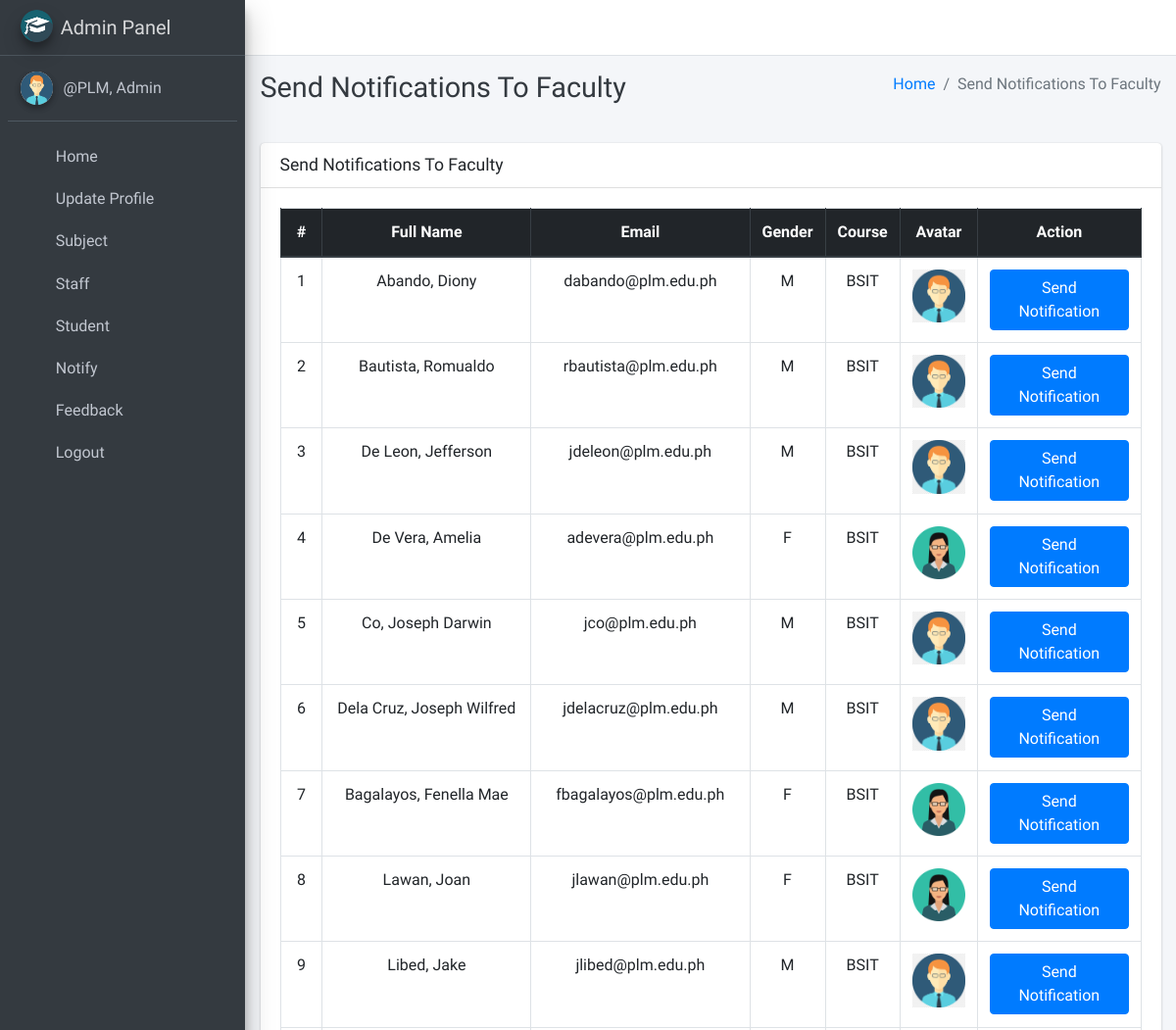
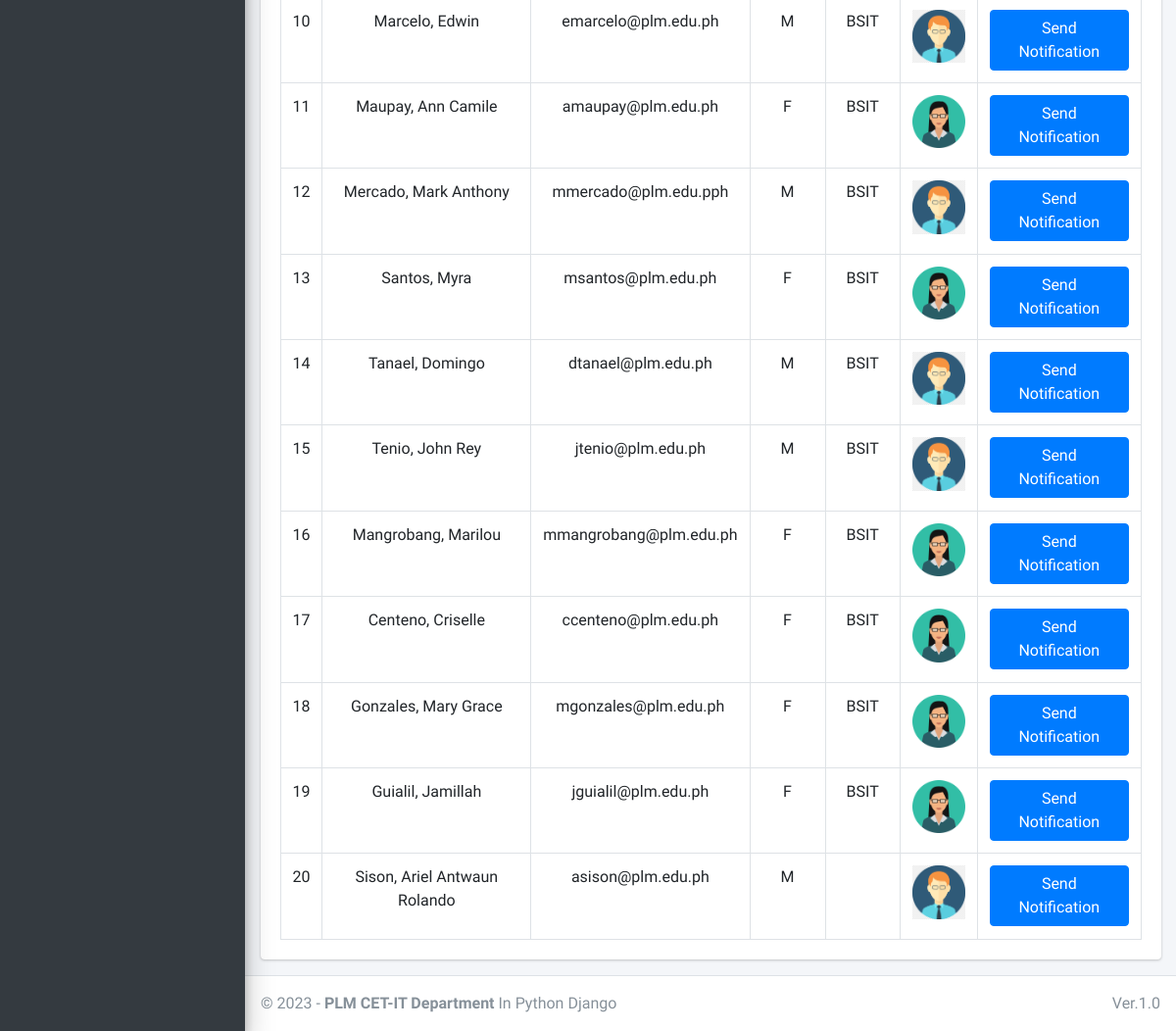
The page /admin_notify_staff (signed in) on the database its author committed (2 pictures, top to bottom).
### main_app/models.py (models this page shows, shortened)
class CustomUser(AbstractUser):
    USER_TYPE = ((1, "HOD"), (2, "Staff"), (3, "Student"))
    GENDER = [("M", "Male"), ("F", "Female")]
    username = None  # Removed username, using email instead
    email = models.EmailField(unique=True)
    user_type = models.CharField(default=1, choices=USER_TYPE, max_length=1)
    gender = models.CharField(max_length=1, choices=GENDER)
    profile_pic = models.ImageField()
    address = models.TextField()
    fcm_token = models.TextField(default="")  # For firebase notifications
    created_at = models.DateTimeField(auto_now_add=True)
    updated_at = models.DateTimeField(auto_now=True)
    USERNAME_FIELD = "email"
    REQUIRED_FIELDS = []
    objects = CustomUserManager()
    def __str__(self):
        return self.last_name + ", " + self.first_name

class Staff(models.Model):
    course = models.ForeignKey(Course, on_delete=models.DO_NOTHING, null=True, blank=True)
    admin = models.OneToOneField(CustomUser, on_delete=models.CASCADE)

class Course(models.Model):
    name = models.CharField(max_length=120)
    created_at = models.DateTimeField(auto_now_add=True)
    updated_at = models.DateTimeField(auto_now=True)

### main_app/hod_views.py (the view)
# urls.py: path("admin_notify_staff", hod_views.admin_notify_staff,
def admin_notify_staff(request):
    staff = CustomUser.objects.filter(user_type=2)
    context = {
        'page_title': "Send Notifications To Faculty",
        'allStaff': staff
    }
    return render(request, "hod_template/staff_notification.html", context)

### main_app/templates/hod_template/staff_notification.html (shortened to what this page needs)
{% extends 'main_app/base.html' %}
{% load static %}
{% block page_title %}{{page_title}}{% endblock page_title %}
{% block content %}
<section class="content">
    <div class="container-fluid">
        <div class="row">
            <div class="col-md-12">
                <div class="card">
                    <div class="card-header">
                        <h3 class="card-title">{{page_title}}</h3>
                    </div>
                    <div class="card-body">
                        <table id="example2" class="table table-bordered table-hover">
                            <thead class="thead-dark">
                                <tr align="center">
                                    <th>#</th>
                                    <th>Full Name</th>
                                    <th>Email</th>
                                    <th>Gender</th>
                                    <th>Course</th>
                                    <th>Avatar</th>
                                    <th>Action</th>
                                </tr>
                            </thead>
                            <tbody align="center">
                                {% for staff in allStaff %}
                                <tr>
                                    <td>{{ forloop.counter }}</td>
                                    <td>{{staff.last_name}}, {{staff.first_name}}</td>
                                    <td>{{staff.email}}</td>
                                    <td>{{staff.gender}}</td>
                                    <td>{{staff.staff.course.name}}</td>
                                    <td>
                                        {% if staff.profile_pic == ""  %}
                                        No Image
                                        {% else %}
                                        <img class="img img-fluid mb-2" height="56" width="56"
                                            src="{{staff.profile_pic}}" alt="">
                                        {% endif %}
                                    </td>
                                    <td><button data-toggle = "modal" data-target = "#myModal"class="btn btn-primary show_notification" value="{{staff.id}}">Send Notification</button>
                                    </td>
                                </tr>
                                {% endfor %}
                            </tbody>
                        </table>
                    </div>
                </div>
            </div>
        </div>
    </div>
</section>
{% endblock content %}

### main_app/templates/main_app/sidebar_template.html (shortened to what this page needs)
{% load static %}
<aside class="main-sidebar sidebar-dark-info elevation-4">
    {% if request.user.user_type == '1' %}
    <a href="{% url 'admin_home' %}" class="brand-link">
        <img src="{% static 'dist/img/cmsl.png' %} " alt="AdminLTE Logo"
            class="brand-image img-circle elevation-3" >
        <span class="brand-text font-weight-light">Admin Panel</span>
    </a>
    <div class="sidebar">
        <div class="user-panel mt-3 pb-3 mb-3 d-flex">
            <div class="image">
                <img src="{{ request.user.profile_pic}}" class="img-circle elevation-2" alt="User Image">
            </div>
            <div class="info">
                <a href="#" class="d-block">{{user}}</a>
            </div>
        </div>
        <nav class="mt-2">
            <ul class="nav nav-pills nav-sidebar flex-column" data-widget="treeview" role="menu" data-accordion="false">
                <li class="nav-item">
                    {% url 'admin_home' as admin_home %}
                    <a href="{{admin_home}}" class="nav-link {% if admin_home == request.path %} active {% endif %}">
                        <i class="nav-icon fas fa-home"></i>
                        <p>
                            Home
                        </p>
                    </a>
                </li>
                <li class="nav-item">
                    {% url 'admin_view_profile' as admin_view_profile %}
                    <a href="{{admin_view_profile}}"
                        class="nav-link {% if admin_view_profile == request.path %} active {% endif %}">
                        <i class="nav-icon fas fa-address-card"></i>
                        <p>
                            Update Profile
                        </p>
                    </a>
                </li>
                <li class="nav-item has-treeview">
                    <a href="#" class="nav-link">
                        <i class="nav-icon fas fa-book"></i>
                        <p>
                            Subject
                            <i class="fas fa-angle-left right"></i>
                        </p>
                    </a>
                </li>
                <li class="nav-item has-treeview">
                    <a href="#" class="nav-link">
                        <i class="nav-icon fas fa-user-plus"></i>
                        <p>
                            Staff
                            <i class="fas fa-angle-left right"></i>
                        </p>
                    </a>
                </li>
                <li class="nav-item has-treeview">
                    <a href="#" class="nav-link">
                        <i class="nav-icon fas fa-user-plus"></i>
                        <p>
                            Student
                            <i class="fas fa-angle-left right"></i>
                        </p>
                    </a>
                        </li>
                 <li class="nav-item has-treeview">
                    <a href="#" class="nav-link">
                        <i class="nav-icon fas fa-bullhorn"></i>
                        <p>
                            Notify
                            <i class="fas fa-angle-left right"></i>
                        </p>
                    </a>
                </li>
                <li class="nav-item has-treeview">
                    <a href="#" class="nav-link">
                        <i class="nav-icon fas fa-comment-alt"></i>
                        <p>
                            Feedback
                            <i class="fas fa-angle-left right"></i>
                        </p>
                    </a>
                </li>
                                        {% endif %}
                                        <li class="nav-item">
                                            <a href="{% url 'user_logout' %}"
                                                onclick="return confirm('Your session would be terminated.\n\nProceed?')"
                                                class="nav-link">
                                                <i class="nav-icon fas fa-power-off"></i>
                                                <p>
                                                    Logout
                                                </p>
                                            </a>
                                        </li>
                                    </ul>
                                </nav>
                            </div>-->
    </div>

### rows shown on the page
CustomUser: last_name+first_name "@PLM, Admin"
CustomUser: last_name "Abando", first_name "Diony", email "dabando@plm.edu.ph", gender "M", staff.course.name "BSIT"
CustomUser: last_name "Bautista", first_name "Romualdo", email "rbautista@plm.edu.ph", gender "M", staff.course.name "BSIT"
CustomUser: last_name "De Leon", first_name "Jefferson", email "jdeleon@plm.edu.ph", gender "M", staff.course.name "BSIT"
CustomUser: last_name "De Vera", first_name "Amelia", email "adevera@plm.edu.ph", gender "F", staff.course.name "BSIT"
CustomUser: last_name "Co", first_name "Joseph Darwin", email "jco@plm.edu.ph", gender "M", staff.course.name "BSIT"
CustomUser: last_name "Dela Cruz", first_name "Joseph Wilfred", email "jdelacruz@plm.edu.ph", gender "M", staff.course.name "BSIT"
CustomUser: last_name "Bagalayos", first_name "Fenella Mae", email "fbagalayos@plm.edu.ph", gender "F", staff.course.name "BSIT"
CustomUser: last_name "Lawan", first_name "Joan", email "jlawan@plm.edu.ph", gender "F", staff.course.name "BSIT"
CustomUser: last_name "Libed", first_name "Jake", email "jlibed@plm.edu.ph", gender "M", staff.course.name "BSIT"
CustomUser: last_name "Marcelo", first_name "Edwin", email "emarcelo@plm.edu.ph", gender "M", staff.course.name "BSIT"
CustomUser: last_name "Maupay", first_name "Ann Camile", email "amaupay@plm.edu.ph", gender "F", staff.course.name "BSIT"
CustomUser: last_name "Mercado", first_name "Mark Anthony", email "mmercado@plm.edu.pph", gender "M", staff.course.name "BSIT"
CustomUser: last_name "Santos", first_name "Myra", email "msantos@plm.edu.ph", gender "F", staff.course.name "BSIT"
CustomUser: last_name "Tanael", first_name "Domingo", email "dtanael@plm.edu.ph", gender "M", staff.course.name "BSIT"
CustomUser: last_name "Tenio", first_name "John Rey", email "jtenio@plm.edu.ph", gender "M", staff.course.name "BSIT"
CustomUser: last_name "Mangrobang", first_name "Marilou", email "mmangrobang@plm.edu.ph", gender "F", staff.course.name "BSIT"
CustomUser: last_name "Centeno", first_name "Criselle", email "ccenteno@plm.edu.ph", gender "F", staff.course.name "BSIT"
CustomUser: last_name "Gonzales", first_name "Mary Grace", email "mgonzales@plm.edu.ph", gender "F", staff.course.name "BSIT"
CustomUser: last_name "Guialil", first_name "Jamillah", email "jguialil@plm.edu.ph", gender "F", staff.course.name "BSIT"
CustomUser: last_name "Sison", first_name "Ariel Antwaun Rolando", email "asison@plm.edu.ph", gender "M", {{ staff.id }} 69 (drawn)

### other values the page prints
{{ page_title }} "Send Notifications To Faculty"
